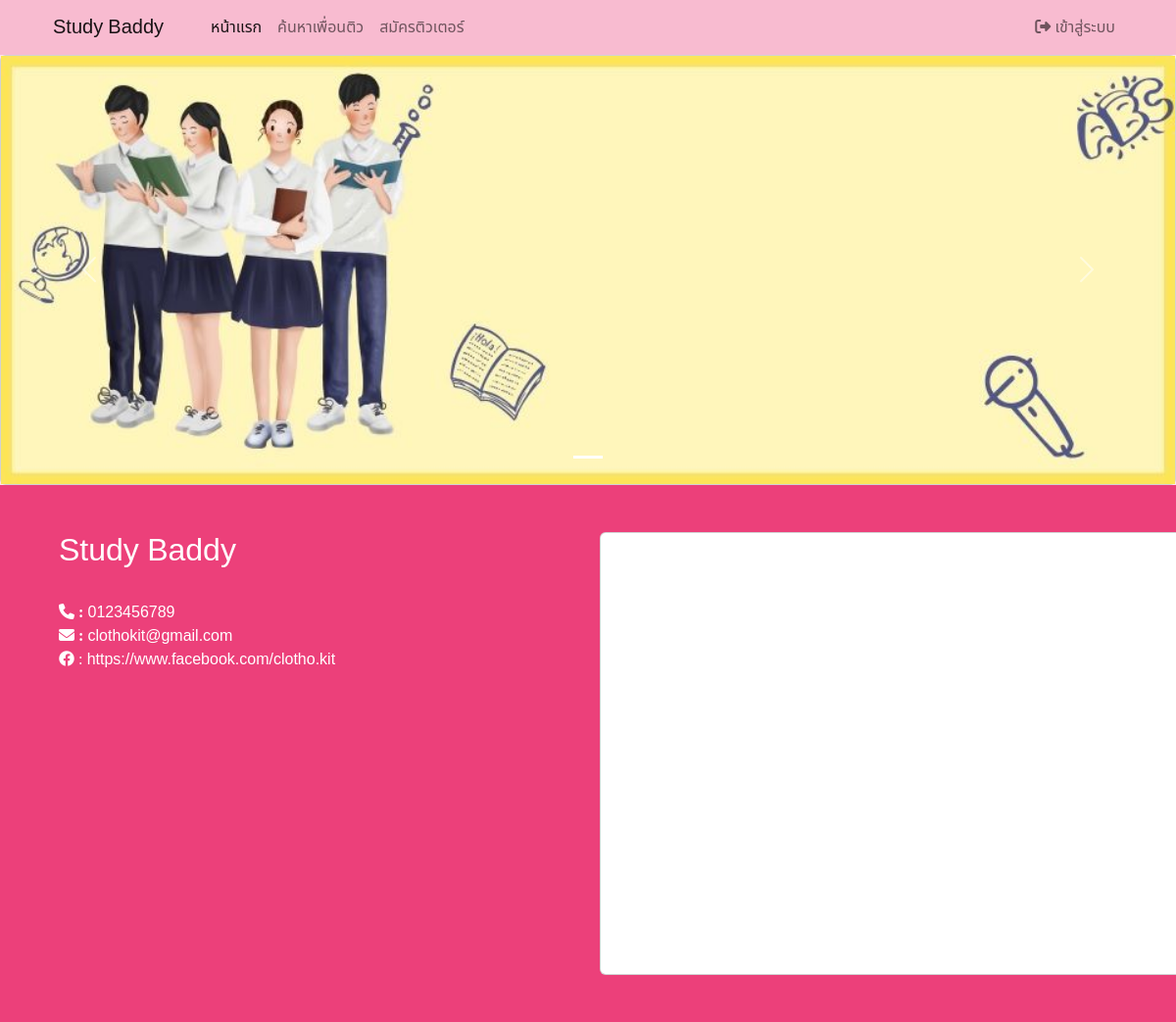
The page / on the database its author committed.
### tables this page shows
CREATE TABLE `contact` (
  `id_con` int(11) DEFAULT NULL,
  `name` varchar(255) NOT NULL,
  `map` varchar(500) NOT NULL,
  `facebook` varchar(50) DEFAULT NULL,
  `line` varchar(30) DEFAULT NULL,
  `tol` varchar(10) DEFAULT NULL,
  `email` varchar(255) NOT NULL,
  `address` varchar(500) NOT NULL
);

CREATE TABLE `slider` (
  `id_slide` int(11) NOT NULL,
  `name` varchar(100) NOT NULL,
  `img_slide` varchar(255) NOT NULL
);

### index.php (the view, shortened to what this page needs)
<!DOCTYPE html>
<html lang="en">
    <head>
        <?php
              include('config/db.php');
        ?>
        <link href="https://cdn.jsdelivr.net/npm/bootstrap-icons@1.5.0/font/bootstrap-icons.css" rel="stylesheet" />
        <link href="css/styles.css" rel="stylesheet" />
        <link href="https://cdn.jsdelivr.net/npm/bootstrap@5.3.0-alpha1/dist/css/bootstrap.min.css" rel="stylesheet"
>
        <link rel="stylesheet" href="https://cdn.jsdelivr.net/npm/swiper@9/swiper-bundle.min.css" />
    </head>
    <body style="background-color: #fce4ec">
        <?php include('nav.php')?>
            <?php include('footer.php')?>
    </body>
</html>

### nav.php (shortened to what this page needs)
<link rel="stylesheet" type="text/css" href="https://cdnjs.cloudflare.com/ajax/libs/font-awesome/6.2.0/css/all.min.css">
<nav class="navbar navbar-expand-lg navbar-light sticky-top" style="background-color: #f8bbd0;">
            <div class="container px-4">
            <?php
            include('config/db.php');
            $teac = $conn->prepare('SELECT * From contact where id_con = 1');
            $teac->execute();
            $teacs = $teac->fetch();
            if (!$teacs) {
            }else{
            ?>
                <a class="navbar-brand text-dack" href="#!">
                <?php echo $teacs['name'];?>
                </a>
  <?php } ?>
                <div class="collapse navbar-collapse" id="navbarSupportedContent">
                    <ul class="navbar-nav me-auto mb-2 mb-lg-0 ms-lg-4 justify-content-between">
                        <li class="nav-item"><a class="nav-link active text-dack" aria-current="page" href="index.php">หน้าแรก</a></li>
                        <li class="nav-item"><a class="nav-link text-dack" href="search.php">ค้นหาเพื่อนติว</a></li>
                        <li class="nav-item"><a class="nav-link text-dack" href="new_tutor.php">สมัครติวเตอร์</a></li>
                    </ul>
                    <ul class="navbar-nav">
                    <li class="nav-item dropdown">
                      <?php if(!empty($_SESSION['Firstname'])) {?>
                        <a class="nav-link" id="navbarDropdown" href="#" role="button" data-bs-toggle="dropdown" aria-expanded="false"><i class="fa-regular fa-user"></i> สวัสดี : คุณ <?php echo $_SESSION['Firstname']?><i class="fa-solid fa-chevron-down"></i></a>
                        <ul class="dropdown-menu bg-light" aria-labelledby="navbarDropdown">
                        <?php if($_SESSION['Userlevel']==1){?>
                          <li><a class="dropdown-item" href="admin/index_admin.php"><i class="fa-solid fa-store"></i> จัดการระบบ</a></li>
                          <li><a class="dropdown-item" href="admin/index_admin.php?p=editu&UserID=<?php echo $_SESSION['ID'];?>" ><i class="fa-solid fa-gears"></i> แก้ไขข้อมูลส่วนตัว</a></li>
                          <li><a class="dropdown-item" href="logout.php" ><i class="fa-solid fa-right-from-bracket"></i> ออกจากระบบ</a></li>
                        </ul>
                        <?php }elseif($_SESSION['Userlevel']==2){?>
                          <li><a class="dropdown-item" href="emp/EditUser.php?UserID=<?php echo $_SESSION['ID'];?>" ><i class="fa-solid fa-gears"></i> แก้ไขข้อมูลส่วนตัว</a></li>
                          <li><a class="dropdown-item" href="logout.php" ><i class="fa-solid fa-right-from-bracket"></i> ออกจากระบบ</a></li>
                        </ul>
                      <?php } }else{?>
                        <li><a class="nav-link text-dack" href="login.php" ><i class="fa-solid fa-right-from-bracket"></i> เข้าสู่ระบบ</a></li>
                      <?php } ?>
                    </li>
                    </ul>
                  </div>
            </div>
        </nav>
        <div class="card">
        <div id="carouselExampleCaptions" class="carousel slide" data-bs-ride="carousel">
  <?php
include('config/db.php');
     $stmt = $conn->prepare("SELECT* FROM slider");
     $stmt->execute();
     $result = $stmt->fetchAll();
?>
                          <div class="carousel-indicators">
                            <?php
                              $i=0;
                              foreach($result as $row){
                              $actives='';
                              if($i==0){
                              $actives='active';
                              }
                              ?>
                            <button type="button" data-bs-target="#carouselExampleCaptions" data-bs-slide-to="<?php echo $i;?>" class="<?php echo $actives;?>" aria-current="true" aria-label="Slide <?php echo $i;?>"></button>
                            <?php $i++; } ?>
                          </div>
                          <div class="carousel-inner">
                            <?php
                              $i=0;
                              foreach($result as $row){
                              $actives='';
                              if($i==0){
                              $actives='active';
                              }
                              ?>
                            <div class="carousel-item <?php echo $actives;?>">
                               <a href="" target="_blank" title="คลิก">
                              <img src="admin/upload/<?php echo $row['img_slide'];?>" class="d-block w-100" alt="...">
                              </a>
                            </div>
                            <?php $i++; } ?>
                          </div>
                          <button class="carousel-control-prev" type="button" data-bs-target="#carouselExampleCaptions" data-bs-slide="prev">
                            <span class="carousel-control-prev-icon" aria-hidden="true"></span>
                          </button>
                          <button class="carousel-control-next" type="button" data-bs-target="#carouselExampleCaptions" data-bs-slide="next">
                            <span class="carousel-control-next-icon" aria-hidden="true"></span>
                          </button>
                        </div>
</div>

### footer.php (shortened to what this page needs)
<div class="row p-5 m-0" style="background-color: #ec407a;">
<div class="container">
  <div class="row row-cols-2">
    <div class="col">
    <?php
            include('config/db.php');
            $teac = $conn->prepare('SELECT * From contact where id_con = 1');
            $teac->execute();
            $teacs = $teac->fetch();
            if (!$teacs) {
            }else{
                echo '<h2 class="text-white">'.$teacs['name'].'</h2>'.'<br>';
                echo '<h8 class="text-white">'.'<i class="fa-solid fa-phone"> :'.'</i>'.' '.$teacs['tol'].'</h8>'.'<br>';
                echo '<h8 class="text-white">'.'<i class="fa-solid fa-envelope"> :'.'</i>'.' '.$teacs['email'].'</h8>'.'<br>';
                echo '<div class="row"><a href='.$teacs['facebook'].'><h8 class="text-white">'.'<i class="fa-brands fa-facebook"> :'.'</i>'.' '.$teacs['facebook'].'</h8></a></div>';
  ?>
    </div>
    <div class="col">
    <div class="col-sm-12">
    <div class="card" style="width: 38rem; ">
      <?php echo $teacs['map']?>
    </div>
    </div>
    <?php } ?>
  </div>
</div>
</div>

### index.php (style rules this page uses)
body { min-height: 100vh; overflow-x: hidden; font-family: 'Noto Sans Thai', sans-serif; }

### nav.php (style rules this page uses)
body { min-height: 100vh; overflow-x: hidden; font-family: 'Noto Sans Thai', sans-serif; }

### footer.php (style rules this page uses)
a { text-decoration: none; }

### rows shown on the page
contact: name "Study Baddy", tol "0123456789", email "clothokit@gmail.com", facebook "https://www.facebook.com/clotho.kit"
slider: img_slide (picture)
